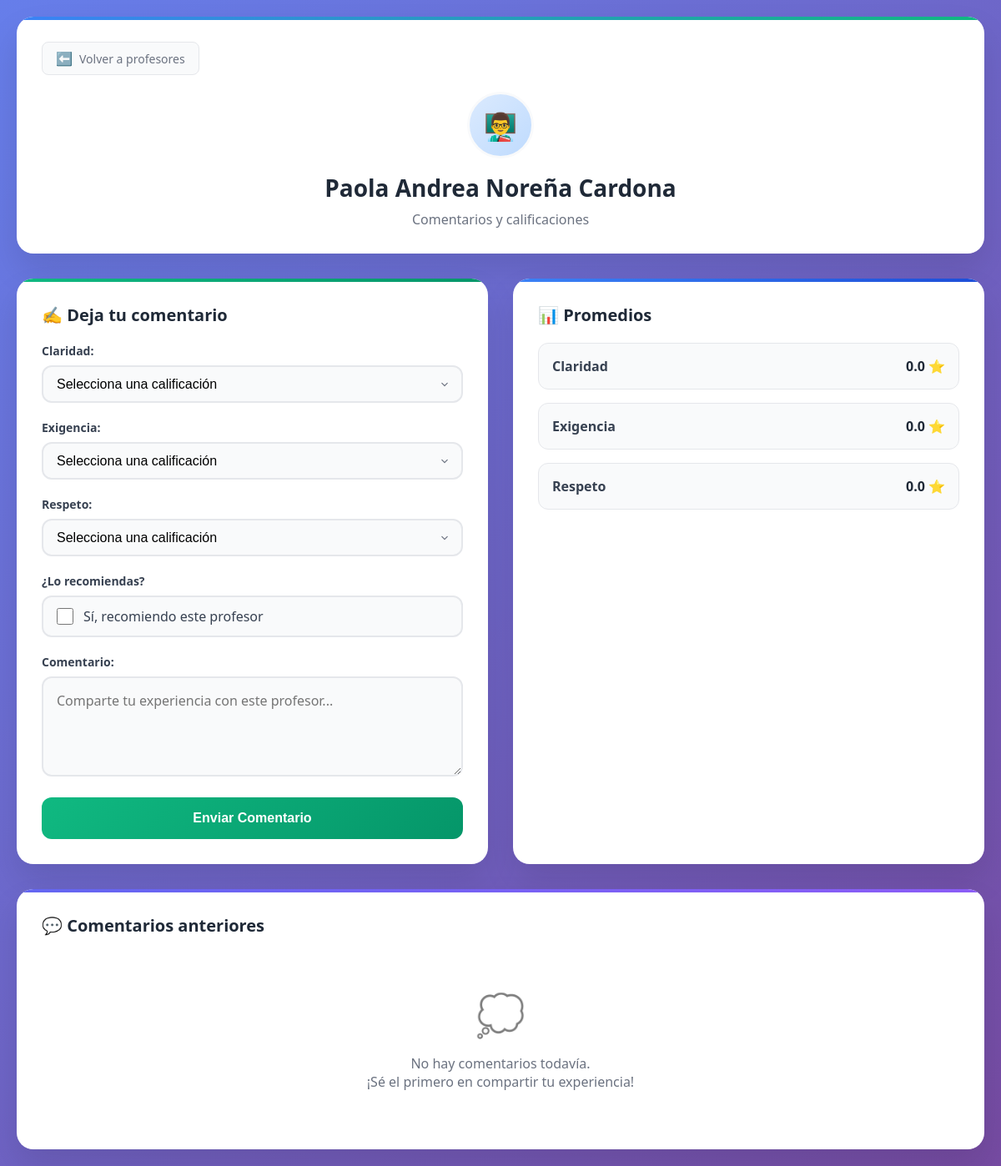
Page /profesor/2/comentarios/ (signed in) on the committed database.
### profesores/models.py (models this page shows, shortened)
class Profesor(models.Model):
    nombreProfesor = models.CharField(max_length=100)
    materiasQueDa = models.ManyToManyField('Materia', related_name='profesores')
    def promedioClaridad(self):
        return self.comentarios.aggregate(avg=Avg('calificacionClaridad'))['avg'] or 0
    def promedioExigencia(self):
        return self.comentarios.aggregate(avg=Avg('calificacionExigencia'))['avg'] or 0
    def promedioRespeto(self):
        return self.comentarios.aggregate(avg=Avg('calificacionRespeto'))['avg'] or 0

### profesores/views.py (the view, shortened to what this page needs)
# urls.py: path('profesor/<int:profesor_id>/comentarios/', views.ver_comentarios, name='ver_comentarios'),
def ver_comentarios(request, profesor_id):
    usuario_id = request.session.get('usuario_id')
    if not usuario_id:
        return redirect('registro')
    profesor = Profesor.objects.get(id=profesor_id)
    comentarios = profesor.comentarios.all()
    return render(request, 'comentarios.html', {
        'profesor': profesor,
        'comentarios': comentarios,
    })

### profesores/templates/comentarios.html (shortened to what this page needs)
<!DOCTYPE html>
<html lang="es">
<head>
</head>
<body>
    <div class="container">
        <div class="header">
            <a href="{% url 'ver_profesores' materia_id=profesor.materiasQueDa.first.id %}" class="back-link">
                <span class="icon">⬅️</span>
                Volver a profesores
            </a>
            <div class="profesor-info">
                <div class="profesor-avatar">👨‍🏫</div>
                <div class="profesor-name">{{ profesor.nombreProfesor }}</div>
                <div class="profesor-subtitle">Comentarios y calificaciones</div>
            </div>
        </div>
        <div class="main-content">
            <div class="form-section">
                <h2 class="section-title">
                    ✍️ Deja tu comentario
                </h2>
                <form method="post" id="commentForm">
                    <div class="form-group">
                        <label class="form-label">Claridad:</label>
                        <select name="claridad" class="rating-select" required>
                            <option value="">Selecciona una calificación</option>
                        </select>
                    </div>
                    <div class="form-group">
                        <label class="form-label">Exigencia:</label>
                        <select name="exigencia" class="rating-select" required>
                            <option value="">Selecciona una calificación</option>
                        </select>
                    </div>
                    <div class="form-group">
                        <label class="form-label">Respeto:</label>
                        <select name="respeto" class="rating-select" required>
                            <option value="">Selecciona una calificación</option>
                        </select>
                    </div>
                    <div class="form-group">
                        <label class="form-label">¿Lo recomiendas?</label>
                        <div class="checkbox-group">
                            <input type="checkbox" name="recomienda" id="recomienda">
                            <label for="recomienda" class="checkbox-label">Sí, recomiendo este profesor</label>
                        </div>
                    </div>
                    <div class="form-group">
                        <label class="form-label">Comentario:</label>
                        <textarea name="texto" class="textarea-field" placeholder="Comparte tu experiencia con este profesor..." required></textarea>
                    </div>
                    <button type="submit" class="submit-btn">
                        Enviar Comentario
                    </button>
                </form>
            </div>
            <div class="stats-section">
                <h2 class="section-title">
                    📊 Promedios
                </h2>
                <div class="stats-grid">
                    <div class="stat-item">
                        <span class="stat-label">Claridad</span>
                        <span class="stat-value">
                            {{ profesor.promedioClaridad|floatformat:1 }} ⭐
                        </span>
                    </div>
                    <div class="stat-item">
                        <span class="stat-label">Exigencia</span>
                        <span class="stat-value">
                            {{ profesor.promedioExigencia|floatformat:1 }} ⭐
                        </span>
                    </div>
                    <div class="stat-item">
                        <span class="stat-label">Respeto</span>
                        <span class="stat-value">
                            {{ profesor.promedioRespeto|floatformat:1 }} ⭐
                        </span>
                    </div>
                </div>
            </div>
        </div>
        <div class="comments-section">
            <h2 class="section-title">
                💬 Comentarios anteriores
            </h2>
            <div class="comments-list">
                {% for c in comentarios %}
                    <div class="comment-card">
                        <div class="comment-header">
                            <span class="comment-author">{{ c.usuario.nombreUsuario }}</span>
                            <span class="comment-date">{{ c.fecha|date:"d-M-Y" }}</span>
                        </div>
                        <div class="comment-ratings">
                            <div class="rating-item">
                                Claridad: {{ c.calificacionClaridad }} ⭐
                            </div>
                            <div class="rating-item">
                                Exigencia: {{ c.calificacionExigencia }} ⭐
                            </div>
                            <div class="rating-item">
                                Respeto: {{ c.calificacionRespeto }} ⭐
                            </div>
                        </div>
                        <div class="recommendation {% if c.recomienda %}yes{% else %}no{% endif %}">
                            {% if c.recomienda %}
                                ✅ Recomendado
                            {% else %}
                                ❌ No recomendado
                            {% endif %}
                        </div>
                        <div class="comment-text">
                            "{{ c.texto }}"
                        </div>
                    </div>
                {% empty %}
                    <div class="empty-comments">
                        <div class="empty-comments-icon">💭</div>
                        <p>No hay comentarios todavía.</p>
                        <p>¡Sé el primero en compartir tu experiencia!</p>
                    </div>
                {% endfor %}
            </div>
        </div>
    </div>
</body>
</html>

### profesores/templates/comentarios.html (style rules this page uses)
* { margin: 0; padding: 0; box-sizing: border-box; }
body { font-family: 'Segoe UI', Tahoma, Geneva, Verdana, sans-serif; background: linear-gradient(135deg, #667eea 0%, #764ba2 100%); min-height: 100vh; padding: 20px; }
.container { max-width: 1200px; margin: 0 auto; animation: slideUp 0.6s ease-out; }
.header { background: white; padding: 30px; border-radius: 20px; box-shadow: 0 20px 40px rgba(0, 0, 0, 0.1); margin-bottom: 30px; position: relative; overflow: hidden; }
.header::before { content: ''; position: absolute; top: 0; left: 0; right: 0; height: 4px; background: linear-gradient(90deg, #3b82f6, #10b981); }
.back-link { display: inline-flex; align-items: center; color: #6b7280; text-decoration: none; font-size: 14px; margin-bottom: 20px; padding: 8px 16px; border-radius: 8px; transition: all 0.3s ease; background: #f9fafb; border: 1px solid #e5e7eb; }
.back-link .icon { margin-right: 8px; font-size: 16px; }
.profesor-info { text-align: center; }
.profesor-avatar { width: 80px; height: 80px; border-radius: 50%; background: linear-gradient(135deg, #dbeafe, #bfdbfe); display: flex; align-items: center; justify-content: center; font-size: 32px; margin: 0 auto 16px; border: 3px solid #f9fafb; }
.profesor-name { color: #1f2937; font-size: 28px; font-weight: 700; margin-bottom: 8px; }
.profesor-subtitle { color: #6b7280; font-size: 16px; }
.main-content { display: grid; grid-template-columns: 1fr 1fr; gap: 30px; margin-bottom: 30px; }
.form-section, .stats-section { background: white; border-radius: 20px; padding: 30px; box-shadow: 0 20px 40px rgba(0, 0, 0, 0.1); position: relative; overflow: hidden; }
.form-section::before { content: ''; position: absolute; top: 0; left: 0; right: 0; height: 4px; background: linear-gradient(90deg, #10b981, #059669); }
.stats-section::before { content: ''; position: absolute; top: 0; left: 0; right: 0; height: 4px; background: linear-gradient(90deg, #3b82f6, #1d4ed8); }
.section-title { font-size: 20px; font-weight: 700; color: #1f2937; margin-bottom: 20px; display: flex; align-items: center; gap: 8px; }
.form-group { margin-bottom: 20px; }
.form-label { display: block; font-weight: 600; color: #374151; margin-bottom: 8px; font-size: 14px; }
.rating-select { width: 100%; padding: 12px 16px; border: 2px solid #e5e7eb; border-radius: 12px; font-size: 16px; background: #f9fafb; transition: all 0.3s ease; appearance: none; background-position: right 12px center; background-repeat: no-repeat; background-size: 16px; }
.checkbox-group { display: flex; align-items: center; gap: 12px; padding: 12px 16px; background: #f9fafb; border-radius: 12px; border: 2px solid #e5e7eb; transition: all 0.3s ease; }
.checkbox-group input[type="checkbox"] { width: 20px; height: 20px; accent-color: #10b981; }
.checkbox-label { font-weight: 500; color: #374151; cursor: pointer; }
.textarea-field { width: 100%; padding: 16px; border: 2px solid #e5e7eb; border-radius: 12px; font-size: 16px; background: #f9fafb; transition: all 0.3s ease; resize: vertical; min-height: 120px; font-family: inherit; }
.submit-btn { width: 100%; background: linear-gradient(135deg, #10b981, #059669); color: white; border: none; padding: 16px; border-radius: 12px; font-size: 16px; font-weight: 600; cursor: pointer; transition: all 0.3s ease; }
.stats-grid { display: grid; gap: 16px; }
.stat-item { display: flex; justify-content: space-between; align-items: center; padding: 16px; background: #f9fafb; border-radius: 12px; border: 1px solid #e5e7eb; }
.stat-label { font-weight: 600; color: #374151; }
.stat-value { display: flex; align-items: center; gap: 4px; font-weight: 700; color: #1f2937; }
.comments-section { background: white; border-radius: 20px; padding: 30px; box-shadow: 0 20px 40px rgba(0, 0, 0, 0.1); position: relative; overflow: hidden; }
.comments-section::before { content: ''; position: absolute; top: 0; left: 0; right: 0; height: 4px; background: linear-gradient(90deg, #6366f1, #8b5cf6); }
.comments-list { display: grid; gap: 20px; }
.empty-comments { text-align: center; padding: 40px; color: #6b7280; }
.empty-comments-icon { font-size: 48px; margin-bottom: 16px; opacity: 0.5; }
.form-section, .stats-section { animation: fadeInUp 0.6s ease-out forwards; opacity: 0; }
.form-section { animation-delay: 0.1s; }
.stats-section { animation-delay: 0.2s; }
.comments-section { animation-delay: 0.3s; }

### rows in the picture
Profesor: nombreProfesor "Paola Andrea Noreña Cardona", promedioClaridad "0.0", promedioExigencia "0.0", promedioRespeto "0.0"
